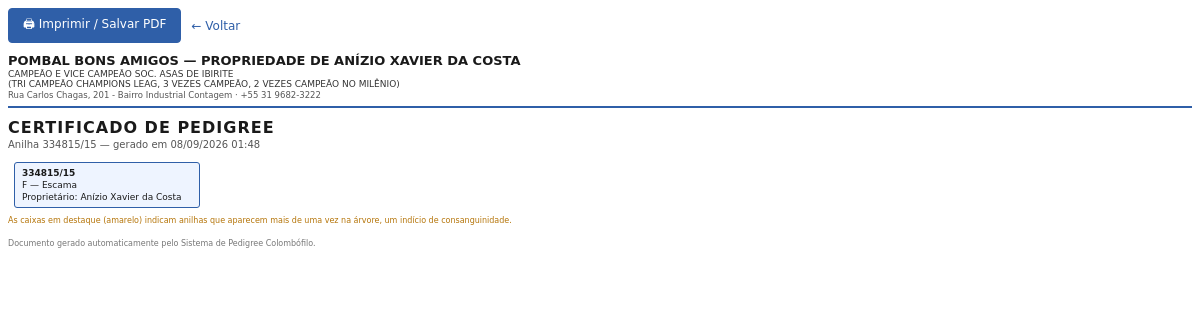
Page /api/pombos/9/certificado-html on the committed database.
### app/models.py (models this page shows)
class Proprietario(Base):
    __tablename__ = "proprietarios"
    id: Mapped[int] = mapped_column(Integer, primary_key=True)
    nome: Mapped[str] = mapped_column(String(200), nullable=False)
    colombodromo: Mapped[str | None] = mapped_column(String(200))
    endereco: Mapped[str | None] = mapped_column(String(300))
    telefone: Mapped[str | None] = mapped_column(String(50))
    email: Mapped[str | None] = mapped_column(String(200))
    observacoes: Mapped[str | None] = mapped_column(Text)
    pombos: Mapped[list["Pombo"]] = relationship(back_populates="proprietario")

class Pombo(Base):
    __tablename__ = "pombos"
    id: Mapped[int] = mapped_column(Integer, primary_key=True)
    anilha: Mapped[str] = mapped_column(String(50), nullable=False, unique=True, index=True)
    sexo: Mapped[Sexo] = mapped_column(Enum(Sexo, name="sexo"), default=Sexo.DESCONHECIDO)
    cor: Mapped[str | None] = mapped_column(String(100))
    status: Mapped[StatusPombo] = mapped_column(
        Enum(StatusPombo, name="status_pombo"), default=StatusPombo.ATIVO
    )
    observacoes: Mapped[str | None] = mapped_column(Text)
    origem: Mapped[str | None] = mapped_column(String(200))
    proprietario_id: Mapped[int | None] = mapped_column(ForeignKey("proprietarios.id"))
    proprietario: Mapped[Proprietario | None] = relationship(back_populates="pombos")
    pai_id: Mapped[int | None] = mapped_column(ForeignKey("pombos.id"))
    mae_id: Mapped[int | None] = mapped_column(ForeignKey("pombos.id"))
    pai: Mapped["Pombo | None"] = relationship(
        remote_side="Pombo.id", foreign_keys=[pai_id], back_populates="filhos_como_pai"
    )
    mae: Mapped["Pombo | None"] = relationship(
        remote_side="Pombo.id", foreign_keys=[mae_id], back_populates="filhos_como_mae"
    )
    filhos_como_pai: Mapped[list["Pombo"]] = relationship(
        foreign_keys=[pai_id], back_populates="pai"
    )
    filhos_como_mae: Mapped[list["Pombo"]] = relationship(
        foreign_keys=[mae_id], back_populates="mae"
    )
    resultados: Mapped[list["Resultado"]] = relationship(
        back_populates="pombo", cascade="all, delete-orphan"
    )

### app/routers/certificado.py (the view)
@router.get("/{pombo_id}/certificado-html", response_class=HTMLResponse)
def gerar_certificado_html(
    pombo_id: int, geracoes: int = Query(default=4, ge=1, le=6), db: Session = Depends(get_db)
):
    html_str, _ = _renderizar_html(pombo_id, geracoes, db)
    return HTMLResponse(content=html_str)

### app/pdf/templates/certificado.html (shortened to what this page needs)
<!doctype html>
<html lang="pt-br">
<head>
</head>
<body>
  <div class="barra-acoes no-print">
    <button onclick="window.print()">🖨 Imprimir / Salvar PDF</button>
    <a href="javascript:history.back()">← Voltar</a>
  </div>
  {% if pombo.proprietario %}
  <div class="cabecalho">
    <div class="cabecalho-titulo">
      {% if pombo.proprietario.colombodromo %}Pombal {{ pombo.proprietario.colombodromo }} &mdash; {% endif %}Propriedade de {{ pombo.proprietario.nome }}
    </div>
    {% if pombo.proprietario.observacoes %}<div class="cabecalho-obs">{{ pombo.proprietario.observacoes }}</div>{% endif %}
    {% if pombo.proprietario.endereco or pombo.proprietario.telefone or pombo.proprietario.email %}
    <div class="cabecalho-contato">
      {{ [pombo.proprietario.endereco, pombo.proprietario.telefone, pombo.proprietario.email] | select | join(' &middot; ') }}
    </div>
    {% endif %}
  </div>
  {% endif %}
  <h1>Certificado de Pedigree</h1>
  <div class="subtitulo">Anilha {{ pombo.anilha }} &mdash; gerado em {{ gerado_em.strftime('%d/%m/%Y %H:%M') }}</div>
  <div class="pair">
    <div class="box principal">
      <span class="anilha">{{ pombo.anilha }}</span>
      {{ pombo.sexo.value if pombo.sexo else '' }} &mdash; {{ pombo.cor or '' }}<br>
      {% if pombo.proprietario %}Proprietário: {{ pombo.proprietario.nome }}<br>{% endif %}
    </div>
  </div>
  <div class="aviso">As caixas em destaque (amarelo) indicam anilhas que aparecem mais de uma vez na árvore, um indício de consanguinidade.</div>
  <div class="rodape">Documento gerado automaticamente pelo Sistema de Pedigree Colombófilo.</div>
</body>
</html>

### app/pdf/templates/certificado.html (style rules this page uses)
body { font-family: "DejaVu Sans", Arial, sans-serif; color: #1a1a1a; }
.barra-acoes { display: flex; align-items: center; gap: 10px; margin-bottom: 10px; }
.barra-acoes button { cursor: pointer; padding: 6px 14px; border-radius: 4px; border: 1px solid #2f5fa8; background: #2f5fa8; color: #fff; font-size: 12px; font-family: inherit; }
.barra-acoes a { font-size: 12px; color: #2f5fa8; text-decoration: none; }
h1 { font-size: 16px; margin: 0 0 2px 0; text-transform: uppercase; letter-spacing: 1px; }
.cabecalho { border-bottom: 2px solid #2f5fa8; padding-bottom: 6px; margin-bottom: 10px; }
.cabecalho-titulo { font-size: 13px; font-weight: bold; text-transform: uppercase; }
.cabecalho-obs { font-size: 9px; color: #333; margin-top: 1px; white-space: pre-line; }
.cabecalho-contato { font-size: 8.5px; color: #555; margin-top: 1px; }
.subtitulo { font-size: 10px; color: #555; margin-bottom: 10px; }
.pair { display: flex; align-items: center; }
.box { border: 1px solid #333; border-radius: 3px; padding: 4px 7px; font-size: 7.5px; line-height: 1.35; min-width: 130px; margin: 2px 6px; background: #ffffff; }
.box.principal { min-width: 170px; font-size: 9px; background: #eef4ff; border-color: #2f5fa8; }
.box .anilha { font-weight: bold; display: block; }
.rodape { margin-top: 14px; font-size: 8px; color: #777; }
.aviso { margin-top: 6px; font-size: 8px; color: #b5750a; }

### rows in the picture
Proprietario: proprietario.colombodromo "BONS AMIGOS", proprietario.nome "ANÍZIO XAVIER DA COSTA", proprietario.observacoes "CAMPEÃO E VICE CAMPEÃO SOC. ASAS DE IBIRITE (TRI CAMPEÃO CHAMPIONS LEAG, 3 VEZES CAMPEÃO, 2 VEZES CAMPEÃO NO MILÊNIO)", endereco+telefone+email "Rua Carlos Chagas, 201 - Bairro Industrial Contagem · +55 31 9682-3222", proprietario.nome "Anízio Xavier da Costa"
Pombo: anilha "334815/15", sexo "F", cor "Escama"

### other values in the picture
{{ gerado_em.strftime('%d/%m/%Y %H:%M') }} "08/09/2026 01:48"
